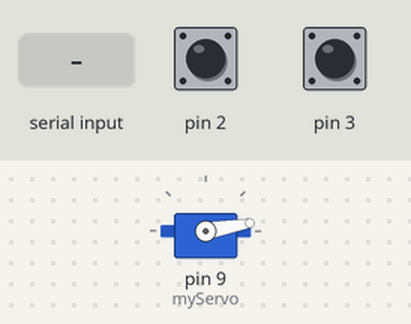
Bench run of a sketch on a simulated Arduino Uno, built with avr-gcc and run on an emulated ATmega328P. Shown: servo. The test bench sets the inputs (shaded band); at power-on: pin 3 HIGH, pin 2 HIGH.

Above: at 1.2 s.
1.3 s: pin 3 pulled LOW for 1 s
At 3.1 s:
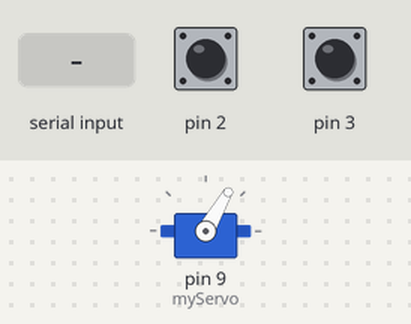
3.8 s: pin 2 pulled LOW for 0.15 s
At 4.3 s:
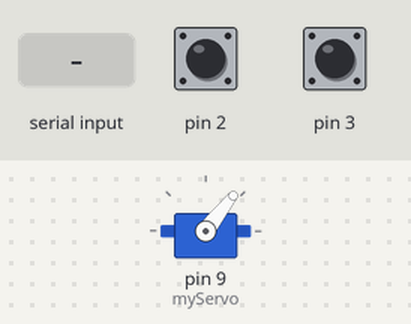
5.4 s: "O" received over Serial
At 6.4 s:
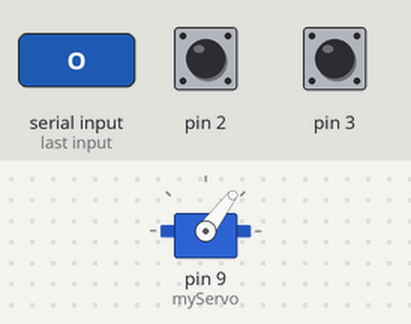
6.9 s: pin 2 pulled LOW for 1 s
At 7.06 s:
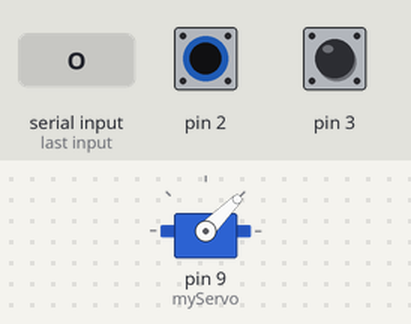
9.4 s: pin 3 pulled LOW for 0.15 s
At 10.6 s:
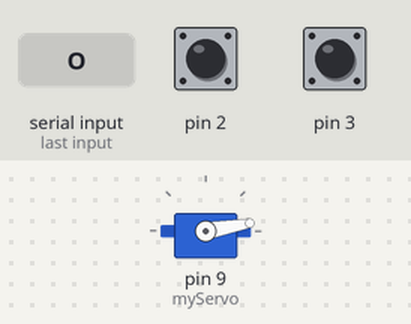
11.0 s: "C" received over Serial
At 11.5 s:
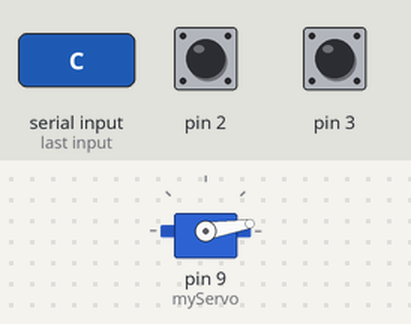
Timing chart, 0 to 13.5 s (numbered marks = the images above; inputs shaded):
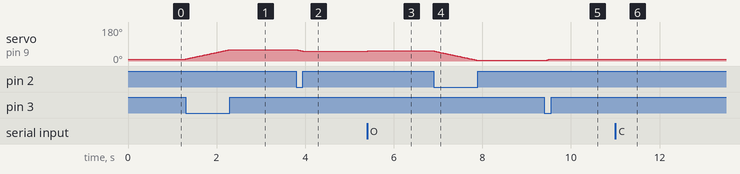

The sketch:

sketch_may14a.ino
```cpp
#include <Servo.h>

Servo myServo;

int angle = 10;      // 初始角度，从中间开始
int minAngle = 0;    // 最大夹紧
int maxAngle = 70;  // 最大张开

void setup() {
  pinMode(2, INPUT_PULLUP);
  pinMode(3, INPUT_PULLUP);
  myServo.attach(9);
  myServo.write(angle);
  Serial.begin(9600);
}

void loop() {
  // 接收Python发送的控制命令
  if (Serial.available()) {
    char cmd = Serial.read();

    if (cmd == 'O') {       // Open
      if (angle < maxAngle) {
        angle++;
        myServo.write(angle);
      }
    }

    if (cmd == 'C') {       // Close
      if (angle > minAngle) {
        angle--;
        myServo.write(angle);
      }
    }
  }

  if (digitalRead(2) == LOW) {  // 按住慢慢夹紧
    if (angle > minAngle) {
      angle--;
      myServo.write(angle);

    }
  }
  if (digitalRead(3) == LOW) {  // 按住慢慢张开
    if (angle < maxAngle) {
      angle++;
      myServo.write(angle);
    }
  }
  delay(20);  // 这个值控制速度，越小越快
}
```

Measured:
- after the input at 1.3 s, servo on pin 9 (myServo): moves from 10° to 60° over 0.98 s, starting at once
- after the input at 3.8 s, servo on pin 9 (myServo): 60° → 52° at once
- after the input at 5.4 s, servo on pin 9 (myServo): 52° → 53° at once
- after the input at 6.9 s, servo on pin 9 (myServo): moves from 53° to 3° over 0.98 s, starting at once
- after the input at 9.4 s, servo on pin 9 (myServo): 3° → 10° at once
- after the input at 11.0 s, servo on pin 9 (myServo): 10° → 9° at once
